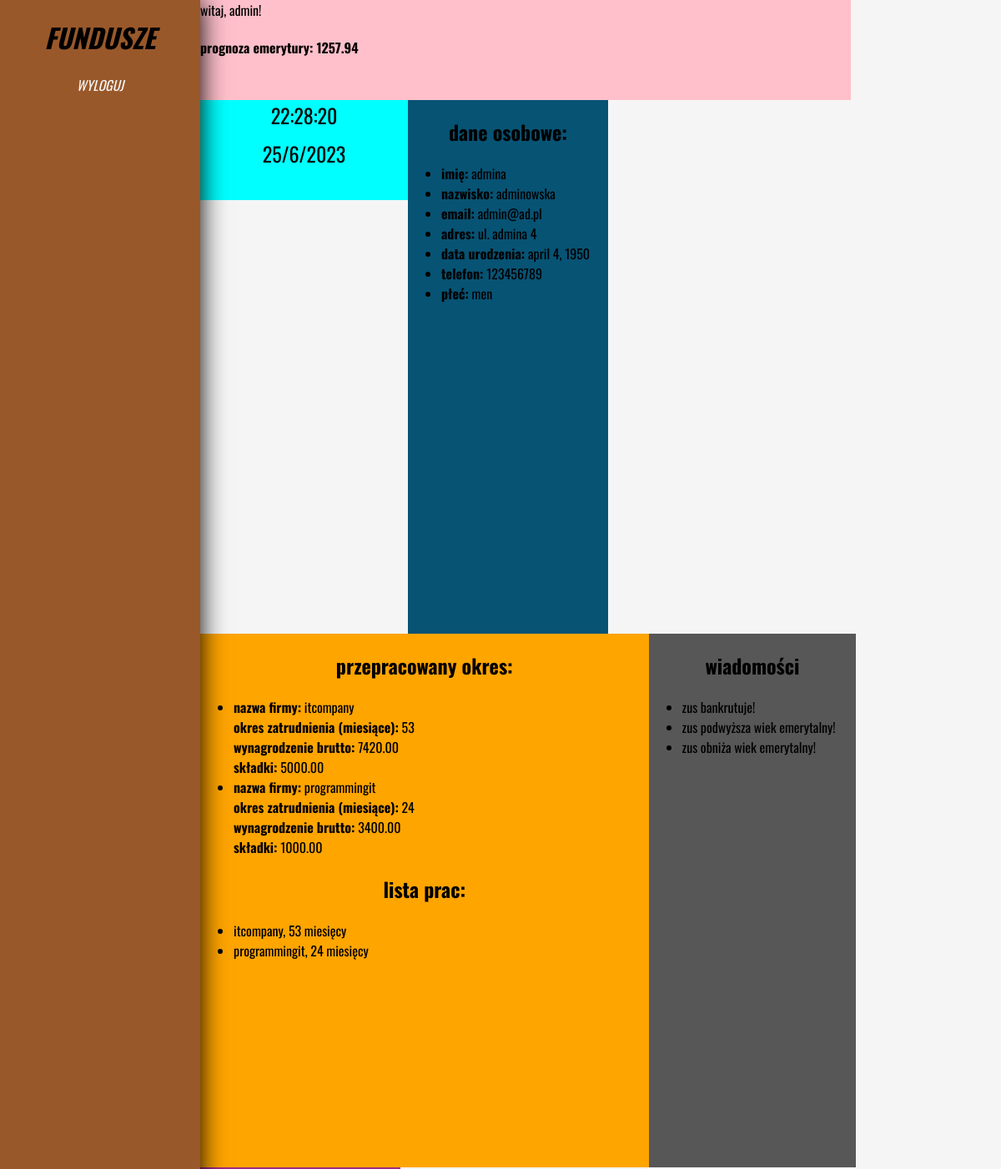
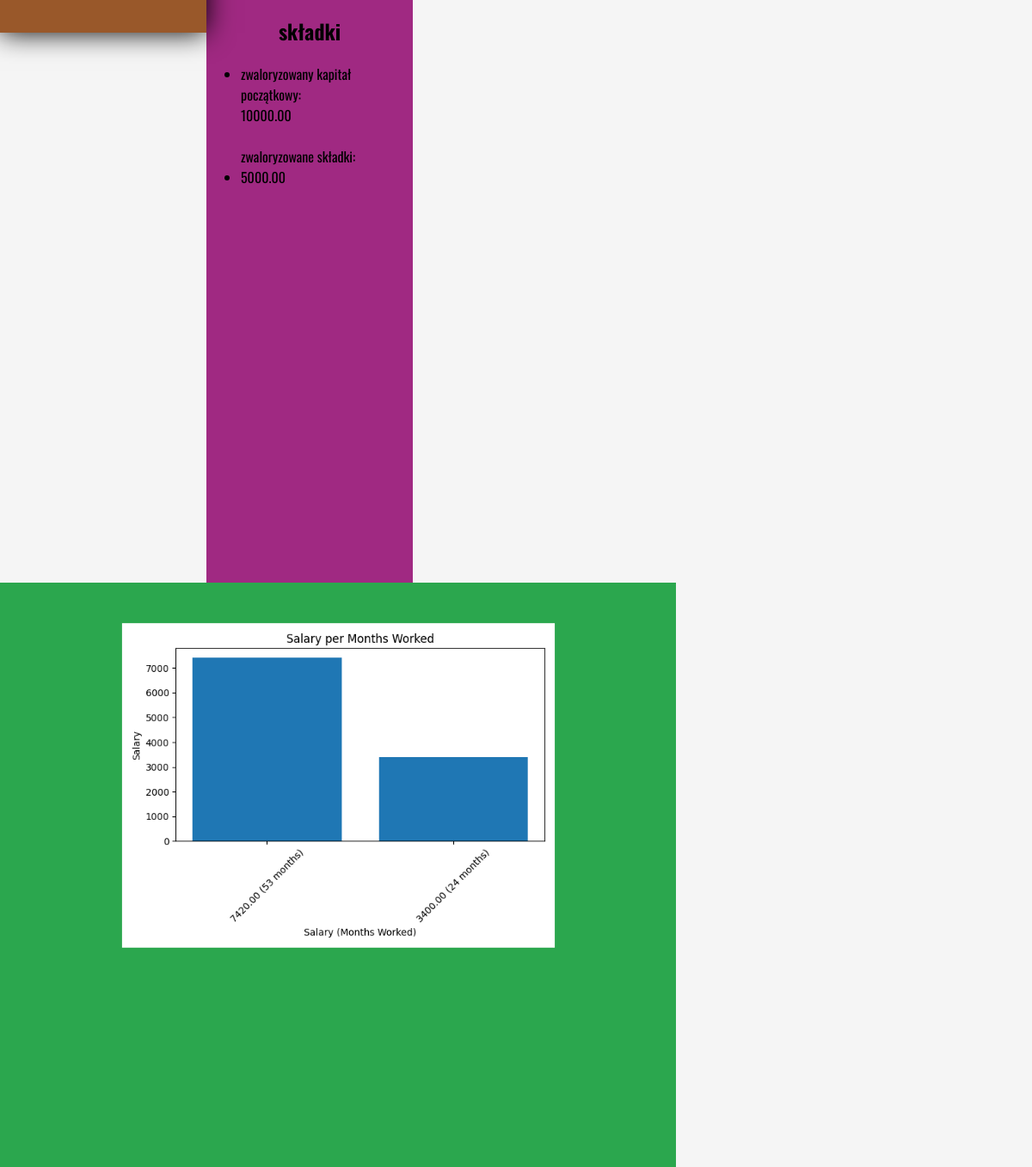
The app's page /home/ (signed in) with its own data (2 pictures, top to bottom).
### app/models.py (models this page shows, shortened)
class PersonalData(models.Model):
    user = models.OneToOneField(User, on_delete=models.CASCADE)
    address = models.CharField(max_length=100)
    birth_date = models.DateField()
    phone = models.CharField(max_length=15, default='')
    gender = models.CharField(max_length=20)

class WorkedTime(models.Model):
    user = models.ForeignKey(User, on_delete=models.CASCADE)
    company_name = models.CharField(max_length=100)
    employment_period_months = models.PositiveIntegerField(default=0)
    gross_salary = models.DecimalField(max_digits=20, decimal_places=2, default=0.0)
    contribution_amount = models.DecimalField(max_digits=20, decimal_places=2)

class WorkedList(models.Model):
    user = models.ForeignKey(User, on_delete=models.CASCADE)
    worked_time = models.ForeignKey(WorkedTime, on_delete=models.CASCADE)

class NewsModel(models.Model):
    title = models.CharField(max_length=100)
    content = models.TextField()

class Contribution(models.Model):
    user = models.ForeignKey(User, on_delete=models.CASCADE)
    initial_capital = models.DecimalField(max_digits=20, decimal_places=2)
    indexed_contributions = models.DecimalField(max_digits=10, decimal_places=2, default=0.0)
    current_payment = models.DecimalField(max_digits=20, decimal_places=2, default=0.0)

### app/views.py (the view)
# urls.py: path('home/', views.index, name = "home"),
@login_required
def index(request):
    personal_data = PersonalData.objects.get(user=request.user)
    worked_times = WorkedTime.objects.filter(user=request.user)
    worked_list = WorkedList.objects.filter(user=request.user)
    statistics = Statistic.objects.filter(user=request.user)
    news = NewsModel.objects.all()
    contributions = Contribution.objects.filter(user=request.user)
    initial_capital_sum = sum(contribution.initial_capital for contribution in contributions)
    indexed_contributions_sum = sum(contribution.indexed_contributions for contribution in contributions)
    current_payment_sum = sum(contribution.current_payment for contribution in contributions)
    gross_salary_sum = sum(worked_time.gross_salary * worked_time.employment_period_months for worked_time in worked_times)
    contribution_amount_sum = sum(worked_time.contribution_amount * worked_time.employment_period_months for worked_time in worked_times)
    re_value = (
        initial_capital_sum + indexed_contributions_sum + current_payment_sum +
        (Decimal('0.5') * gross_salary_sum) + contribution_amount_sum
    )
    birth_year = personal_data.birth_date.year
    current_year = date.today().year
    age = current_year - birth_year
    if age < 65:
        monthly_pension = "Nie przekroczono wieku emerytalnego"
    else:
        remaining_years = 109 - age  # Maksymalny wiek dożywotni (109 lat)
        remaining_months = remaining_years * 12  # Obliczanie pozostałych miesięcy życia
        monthly_pension = re_value / remaining_months  # Obliczanie miesięcznej emerytury
        monthly_pension = round(monthly_pension, 2)
    salaries = [worked_time.gross_salary for worked_time in worked_times]
    months = [worked_time.employment_period_months for worked_time in worked_times]
    labels = [f"{salary} ({month} months)" for salary, month in zip(salaries, months)]
    fig, ax = plt.subplots()
    ax.bar(labels, salaries)
    plt.xlabel('Salary (Months Worked)')
    plt.ylabel('Salary')
    plt.title('Salary per Months Worked')
    plt.xticks(rotation=45)
    plt.tight_layout()
    plt.savefig('static/images/salary_chart.png')
    return render(request, 'html/home.html', {
        'personal_data': personal_data,
        'worked_list': worked_list,
        'worked_times': worked_times,
        'statistics': statistics,
        'news': news,
        'contributions': contributions,
        're_value': re_value,
        'monthly_pension': monthly_pension,
        "status_lables": ["new", "assigned", "in-progress", "waiting", "resolved", "waiting", "closed"],
        "status_count": [1, 2, 2, 1, 1, 2, 0]
    })

### app/templates/html/home.html (shortened to what this page needs)
{% extends 'main_page.html' %}
{% block content %}
<div class="hcontainer">
    <div id="retirement">
    Witaj, {{ user.username }}!
    <p><h4> Prognoza Emerytury: {{ monthly_pension }}</h4></p>
    </div>
    <div id="date_time">
        <div class="time_container">
            <div class="time" id="time"></div>
            <div class="date" id="date"></div>
        </div>
    </div>
    <div id="personaldata">
        <h2><center>Dane osobowe:</center></h2>
    <ul>
        <li><strong>Imię:</strong> {{ personal_data.user.first_name }}</li>
        <li><strong>Nazwisko:</strong> {{ personal_data.user.last_name }}</li>
        <li><strong>Email:</strong> {{ personal_data.user.email }}</li>
        <li><strong>Adres:</strong> {{ personal_data.address }}</li>
        <li><strong>Data urodzenia:</strong> {{ personal_data.birth_date }}</li>
        <li><strong>Telefon:</strong> {{ personal_data.phone }}</li>
        <li><strong>Płeć:</strong> {{ personal_data.gender }}</li>
    </ul>
    </div>
    <div id="worked_time">
        <h2><center>Przepracowany okres:</center></h2>
        <ul>
            {% for worked_time in worked_times %}
                <li>
                    <strong>Nazwa firmy:</strong> {{ worked_time.company_name }}<br>
                    <strong>Okres zatrudnienia (miesiące):</strong> {{ worked_time.employment_period_months }}<br>
                    <strong>Wynagrodzenie brutto:</strong> {{ worked_time.gross_salary }}<br>
                    <strong>Składki:</strong> {{ worked_time.contribution_amount }}
                </li>
            {% endfor %}
        </ul>
        <h2><center>Lista prac:</center></h2>
        <ul>
            {% for worked in worked_list %}
                <li>{{ worked.worked_time.company_name }}, {{worked.worked_time.employment_period_months }} miesięcy</li>
            {% endfor %}
        </ul>
    </div>
    <div id="newscol">
        <h2><center>Wiadomości</center></h2>
        <ul>
            {% for new in news %}
                <li>{{ new.content }}</li>
            {% endfor %}
        </ul>
    </div>
    <div id="contri_bution">
        <h2><center>Składki</center></h2>
    <ul>
        {% for contribution in contributions %}
            <li>Zwaloryzowany kapitał początkowy:<br> {{ contribution.initial_capital }}</li>
            <br>Zwaloryzowane składki:<br> <li>{{ contribution.indexed_contributions }}</li>
        {% endfor %}
    </ul>
    </div>
    <div id="stats_lab">
        {% load static %}
        <div style="display: flex; justify-content: center; align-items: center;">
            <img src="{% static 'images/salary_chart.png' %}" alt="Obraz" width="80%" height="90%" style="transform: scale(0.8);">
          </div>
    </div>
</div>
{% endblock content %}

### templates/main_page.html (shortened to what this page needs)
<!DOCTYPE html>
<html>
<head>
    {% load static %}
    <link rel="stylesheet" type="text/css" href="{% static 'css/main.css' %}">
</head>
<body>
    {% include 'nav.html' %}
    {% block content %}
    {% endblock %}
</body>
</html>

### templates/nav.html
<div class = "header_out">
    <a href="/">
        <h1 id = "main_h1"><center>Fundusze</center></h1>
    </a>
    {% if request.user.is_authenticated %}
    <a href = "{% url 'logout' %}">Wyloguj</a>
    {% else %}
    <a href = "{% url 'login'%}">Login</a>
    {% endif %}
</div>

### static/css/main.css (style rules this page uses)
html, body { background-color: whitesmoke; padding: 0; margin: 0; display: block; font-family: 'Oswald', sans-serif; }
.header_out { display: flex; flex-direction: column; box-shadow: 0 0 30px black; height: 180vh; width: 30vh; background-color: #99582a; float: left; text-transform: uppercase; position: relative; }
a { color: whitesmoke; text-decoration: none; text-align: center; font-style: italic; margin-bottom: 0; }
#main_h1 { color: black; }
.hcontainer { background-color: whitesmoke; padding: 0; margin: 0; font-family: 'Oswald', sans-serif; text-transform: lowercase; }
#retirement { background-color: pink; width: 65%; height: 15vh; float: left; }
#date_time { height: 15vh; width: 20.75%; float: left; overflow: hidden; background-color: aqua; }
#personaldata { background-color: rgb(7, 83, 116); height: 80vh; width: 20vw; float: left; }
#worked_time { background-color: orange; height: 80vh; width: 44.80%; float: left; }
#newscol { background-color: rgb(87, 87, 88); float: left; width: 20.72%; height: 80vh; }
#contri_bution { background-color: rgb(160, 41, 130); float: left; width: 20vw; height: 85vh; }
#stats_lab { background-color: rgb(43, 167, 78); float: left; height: 85vh; width: 65.51%; }
.time_container { display: grid; grid-gap: 10px; text-align: center; }
.time { font-size: 24px; margin-bottom: 0; }
.date { font-size: 24px; }

### records on screen
PersonalData: user.first_name "admina", user.last_name "adminowska", user.email "admin@ad.pl", address "ul. admina 4", birth_date "april 4, 1950", phone "123456789", gender "men"
WorkedTime: company_name "itcompany", employment_period_months "53", gross_salary "7420.00", contribution_amount "5000.00"
WorkedTime: company_name "programmingit", employment_period_months "24", gross_salary "3400.00", contribution_amount "1000.00"
WorkedList: worked_time.company_name "itcompany", worked_time.employment_period_months "53"
WorkedList: worked_time.company_name "programmingit", worked_time.employment_period_months "24"
NewsModel: content "zus bankrutuje!"
NewsModel: content "zus podwyższa wiek emerytalny!"
NewsModel: content "zus obniża wiek emerytalny!"
Contribution: initial_capital "10000.00", indexed_contributions "5000.00"

### other values on screen
{{ user.username }} "admin"
{{ monthly_pension }} "1257.94"
